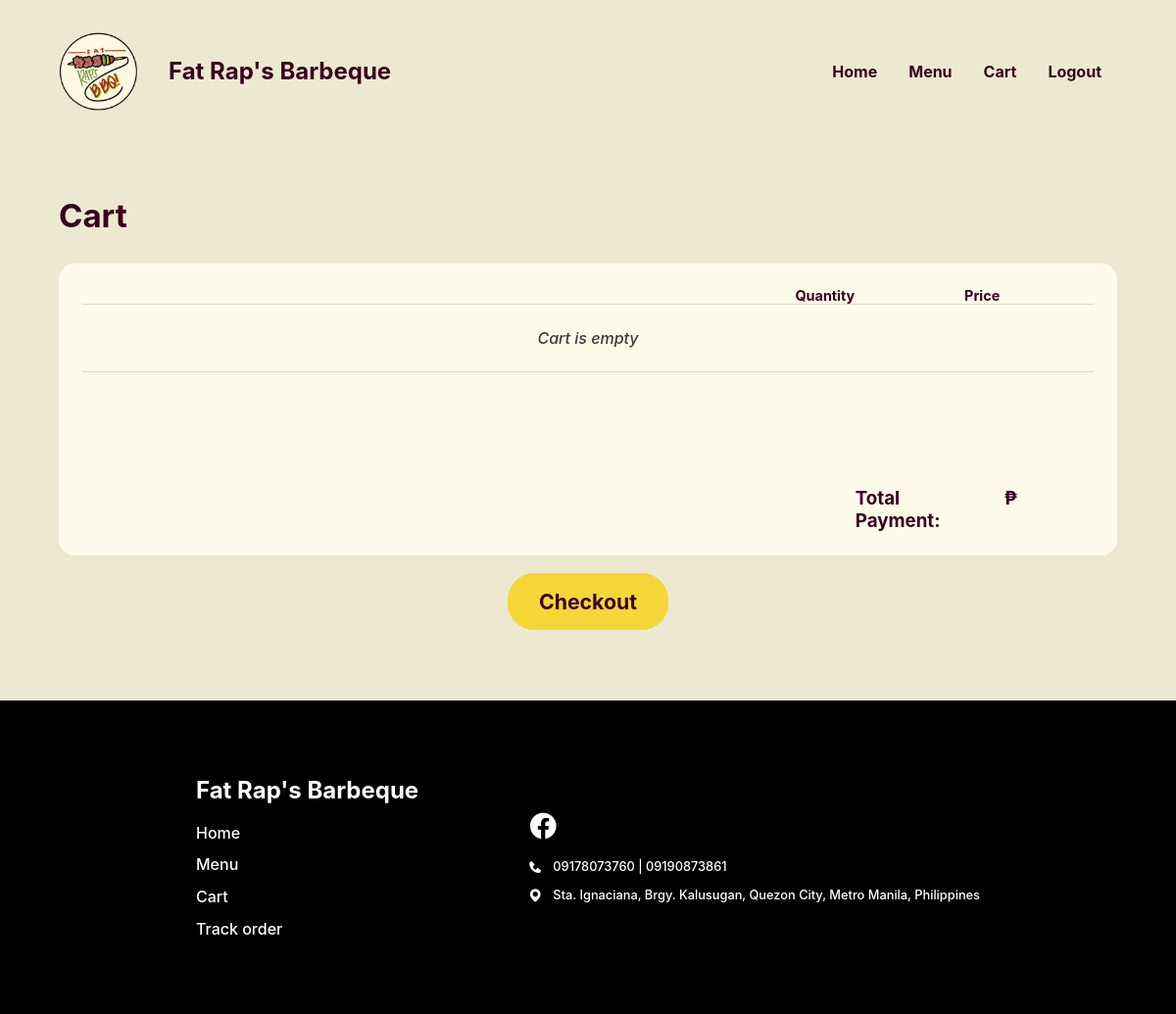
Page /Website/cart.php (signed in) on the earlier database version.
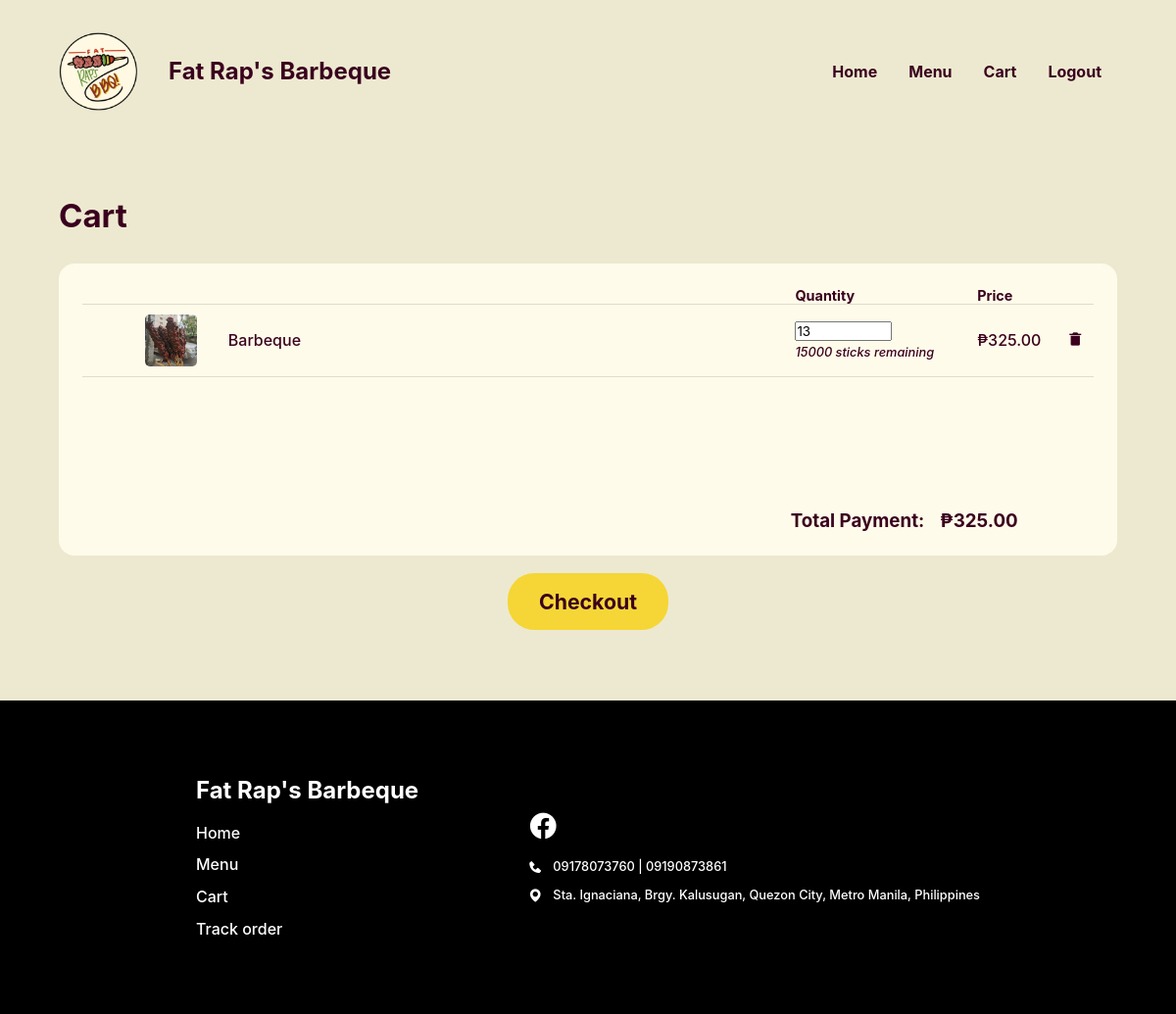
Same page on the later database version.
### tables this page shows
CREATE TABLE `in_order` (
  `IN_ORDER_ID` int(18) UNSIGNED NOT NULL,
  `FOOD_ID` int(18) NOT NULL,
  `MENU_ID` int(18) NOT NULL,
  `PRSN_ID` int(18) NOT NULL,
  `IN_ORDER_QUANTITY` int(11) NOT NULL,
  `IN_ORDER_TOTAL` decimal(10,2) NOT NULL,
  `IN_ORDER_STATUS` varchar(21) NOT NULL,
  `PLACED_ORDER_ID` int(18) UNSIGNED DEFAULT NULL,
  `GUEST_ORDER_IDENTIFIER` varchar(50) NOT NULL
);

CREATE TABLE `food` (
  `FOOD_ID` int(18) UNSIGNED NOT NULL,
  `CTGY_ID` int(18) NOT NULL,
  `FOOD_NAME` varchar(20) NOT NULL,
  `FOOD_PRICE` decimal(10,2) NOT NULL,
  `FOOD_DESC` varchar(50) NOT NULL,
  `FOOD_IMG` varchar(255) NOT NULL,
  `FOOD_STOCK` int(20) NOT NULL,
  `FOOD_ACTIVE` varchar(10) NOT NULL,
  `FOOD_TYPE` varchar(16) NOT NULL,
  `HOURLY_CAP` int(18) NOT NULL
);

### Website/cart.php (the view, shortened to what the changed rows need)
<?php
@include 'constants.php';
if (isset($_SESSION['prsn_id'])) {
    $PRSN_ID = $_SESSION['prsn_id'];
} else if (isset($_SESSION['guest_id'])) {
    $_SESSION['prsn_role'] = "Customer";
    $GUEST_ID = $_SESSION['guest_id'];
} else {
    $random = random_bytes(16);
    $GUEST_ID = bin2hex($random);
    $_SESSION['prsn_role'] = "Customer";
    $_SESSION['guest_id'] =   $GUEST_ID;
}
$PRSN_ROLE = $_SESSION['prsn_role'];
?>
<!DOCTYPE html>
<html lang="en">
<head>
    <link rel="stylesheet" href="header-styles.css">
    <link rel="stylesheet" href="customer-styles.css">
    <link href='https://unpkg.com/boxicons@2.1.4/css/boxicons.min.css' rel='stylesheet'>
</head>
<body class="<?php echo ($PRSN_ROLE === 'Wholesaler') ? 'wholesaler' : ''; ?>">
    <header class="<?php echo ($PRSN_ROLE === 'Wholesaler') ? 'wholesaler' : ''; ?>">
        <div class="header-container">
            <div class="website-title">
                <div class="text">
                    <h1>Fat Rap's Barbeque</h1>
                </div>
            </div>
        </div>
    </header>
    <main>
        <section class="section cart">
            <div class="container">
                <div class="section-heading">
                    <h2>Cart</h2>
                </div>
                <form id="checkout-form" class="section-body" method="post">
                    <section class="block">
                        <div class="block-body">
                            <div class="table-wrap">
                                <table class="order">
                                    <thead>
                                        <tr>
                                            <th class="header first-col"></th>
                                            <th class="header narrow-col">Quantity</th>
                                            <th class="header narrow-col price-col">Price</th>
                                            <th class="header narrow-col"></th>
                                        </tr>
                                    </thead>
                                    <tbody>
                                        <?php
                                        if (isset($_SESSION['prsn_id'])) {
                                            $sql = "SELECT io.IN_ORDER_ID, f.FOOD_NAME, f.FOOD_IMG, f.FOOD_PRICE, f.FOOD_STOCK, io.PRSN_ID, io.IN_ORDER_QUANTITY, io.IN_ORDER_TOTAL
            FROM in_order io
            LEFT JOIN placed_order po ON io.placed_order_id = po.placed_order_id
            JOIN food f ON io.FOOD_ID = f.FOOD_ID
            WHERE io.IN_ORDER_STATUS != 'Delivered'
            AND io.PRSN_ID = '$PRSN_ID'
            AND po.placed_order_id IS NULL
            GROUP BY f.FOOD_ID";
                                        }
                                        $res = mysqli_query($conn, $sql);
                                        $count = mysqli_num_rows($res);
                                        $flagValues = array();
                                        if ($count > 0) {
                                            while ($row = mysqli_fetch_assoc($res)) {
                                                $IN_ORDER_ID = $row['IN_ORDER_ID'];
                                                $FOOD_NAME = $row['FOOD_NAME'];
                                                $FOOD_PRICE = $row['FOOD_PRICE'];
                                                $FOOD_IMG = $row['FOOD_IMG'];
                                                $FOOD_STOCK = $row['FOOD_STOCK'];
                                                $IN_ORDER_QUANTITY = $row['IN_ORDER_QUANTITY'];
                                                $IN_ORDER_TOTAL = $row['IN_ORDER_TOTAL'];
                                                if ($IN_ORDER_QUANTITY > $FOOD_STOCK) {
                                                    $quantityExceedsStock = true;
                                                    $flagValues[$FOOD_NAME] = $quantityExceedsStock;
                                                } else {
                                                    $flagValues[$FOOD_NAME] = false;
                                                }
                                        ?>
                                                <tr>
                                                    <td data-cell="customer" class="first-col">
                                                        <div class="pic-grp">
                                                            <img src="<?php echo SITEURL; ?>images/<?php echo $FOOD_IMG; ?>" alt="">
                                                            <p><?php echo $FOOD_NAME ?></p>
                                                        </div>
                                                    </td>
                                                    <td class="narrow-col quantity-col">
                                                        <div class="with-remaining">
                                                            <div class="quantity-grp">
                                                                <input type="number" class="quantity-input" data-in-order-id="<?php echo $IN_ORDER_ID; ?>" data-stock="<?php echo $FOOD_STOCK; ?>" data-price="<?php echo $FOOD_PRICE; ?>" data-food-name="<?php echo $FOOD_NAME; ?>" value="<?php echo $IN_ORDER_QUANTITY; ?>" min="1" max="<?php echo $FOOD_STOCK; ?>">
                                                            </div>
                                                            <p class="remaining"><?php echo ($FOOD_STOCK < 0) ? 0 : $FOOD_STOCK; ?> sticks remaining</p>
                                                        </div>
                                                    </td>
                                                    <td class="narrow-col price-col">
                                                        <p>₱<?php echo $IN_ORDER_TOTAL ?></p>
                                                    </td>
                                                    <td class="narrow-col">
                                                        <p><a href="delete_in_order.php?IN_ORDER_ID=<?php echo $IN_ORDER_ID; ?>" class="bx bxs-trash-alt trash"></a>
                                                    </td>
                                                </tr>
                                            <?php
                                            }
                                        } else {
                                            ?>
                                            <tr>
                                                <td colspan="5" class="error">Cart is empty</td>
                                            </tr>
                                        <?php
                                        }
                                        if ($count >= 0) {
                                            if (isset($_SESSION['prsn_id'])) {
                                                $sql2 = "SELECT SUM(IN_ORDER_TOTAL) AS Total FROM in_order WHERE PRSN_ID = '$PRSN_ID' AND PLACED_ORDER_ID IS NULL";
                                            } else {
                                                $sql2 = "SELECT SUM(IN_ORDER_TOTAL) AS Total FROM in_order WHERE GUEST_ORDER_IDENTIFIER = '$GUEST_ID' AND PLACED_ORDER_ID IS NULL";
                                            }
                                            $res2 = mysqli_query($conn, $sql2);
                                            $row2 = mysqli_fetch_assoc($res2);
                                            $total = $row2['Total'];
                                        } else {
                                            $total = '';
                                        }
                                        ?>
                                    </tbody>
                                </table>
                            </div>
                            <div class="payment">
                                <div class="text">
                                    <h3>Total Payment:</h3>
                                    <h3>₱<?php echo $total; ?></h3>
                                </div>
                            </div>
                        </div>
                    </section>
                    <?php
                    if ($count <= 0 || in_array(true, $flagValues)) {
                    ?>
                        <button class="page-button center">Checkout</button>
                    <?php
                    } else {
                    ?>
                        <button name="checkout" type="submit" class="page-button center">Checkout</button>
                    <?php
                    }
                    ?>
                </form>
            </div>
        </section>
    </main>
    <footer>
        <div class="footer-container">
            <div class="left-container">
                <h2>Fat Rap's Barbeque</h2>
            </div>
        </div>
    </footer>
</body>
</html>

Differences in the rows shown:
added in_order: FOOD_ID.FOOD_IMG (picture), FOOD_ID.FOOD_NAME "Barbeque", IN_ORDER_QUANTITY "13", FOOD_ID.FOOD_STOCK "15000", IN_ORDER_TOTAL "325.00"
Other differences:
$total: (not shown) → "325.00"
text no longer shown: "Cart is empty"
